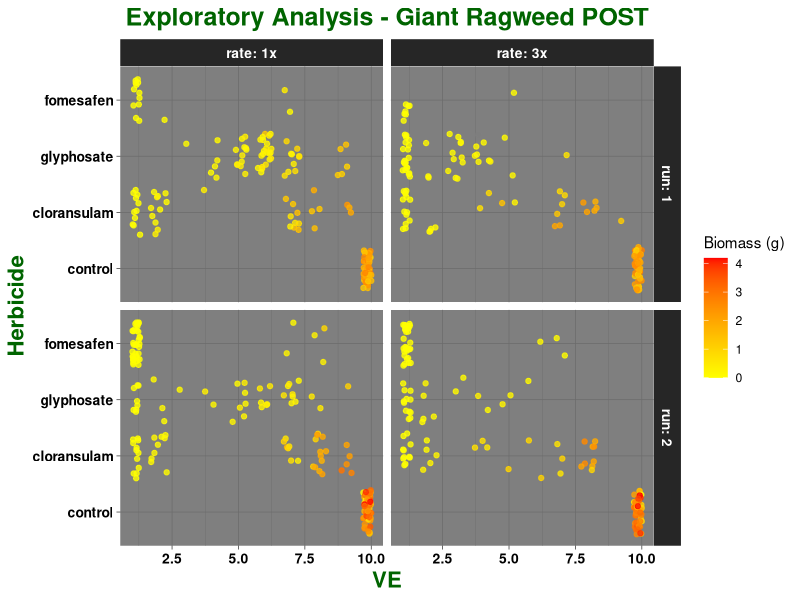

The R source for this figure: (Note: this script raises an error after producing the figure.)
## ---- chunk 1

knitr::opts_chunk$set(echo = TRUE)

library(tidyverse)
library(glmmTMB)
library(tidytext)
library(emmeans)

## ---- chunk 2

giant_rag <- read_csv("All POST.csv")

## ---- chunk 3

ggplot(giant_rag, aes(x = ve, y = reorder(herb, order), color = biomass)) + 
  geom_jitter(aes(color = biomass), alpha = 0.8, width = 0.3) +
  facet_grid(run ~ rate, labeller = label_both) + 
  scale_color_gradient(low = "yellow", high = "red") +
  theme_dark() +
  scale_x_continuous(limits = c(1, 10)) + 
  labs(title = "Exploratory Analysis - Giant Ragweed POST", x = "VE", y = "Herbicide", color = "Biomass (g)") + 
  theme (plot.title = element_text(face = "bold", hjust = 0.5, size = 18, colour = "darkgreen"), 
         axis.title = element_text(face = "bold", size = 16, colour = "darkgreen"), 
         axis.text = element_text(face = "bold", size = 10, colour = "black"),
         strip.text = element_text(face = "bold", size = 10, colour = "white")) +
  ggsave("Exploratory Analysis_ALL POP.jpeg", units="in", width=8, height=5, dpi=600)
